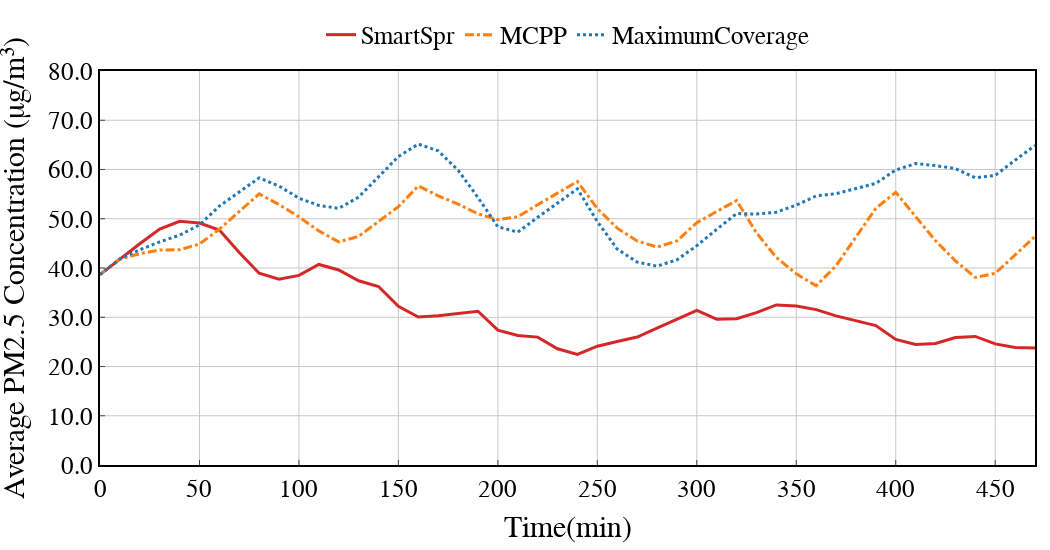

The cell this chart's notebook holds for it:
### Code cell
width = 1050
height = 550
linewidth = 3
markersymbol={'FH':4, 'HEUR':17, 'DDRL':2}
markersize = 1
linetype = {'Low':'dot','Medium':'dashdot','High':'solid'}
# colors_dict = ['#3D9182','#C74223','#245C8F', '#FF8C00']
# colors_dict = ['#2ca02c', '#d62728', '#1f77b4']
colors_dict = ['#d62728', '#ff7f0e', '#1f77b4']
labels = []
Time_deadline = 48
for i in range(Time_deadline):
    labels.append(int(i*10))

xtitle = 'Time(min)'
ytitle = 'Average PM2.5 Concentration (μg/m³)'

fig = go.Figure()

fig.add_trace(go.Scatter(
    x=labels, 
    y=strategy_meanpm[0][2][7][0:Time_deadline], 
    name='SmartSpr', 
    mode='lines', 
    line=dict(color=colors_dict[0],dash=linetype['High'], width=linewidth),))
fig.add_trace(go.Scatter(
    x=labels, 
    y=strategy_meanpm[1][2][7][0:Time_deadline], 
    name='MCPP', 
    mode='lines', 
    line=dict(color=colors_dict[1],dash=linetype['Medium'], width=linewidth),))
fig.add_trace(go.Scatter(
    x=labels, 
    y=strategy_meanpm[2][2][7][0:Time_deadline], 
    name='MaximumCoverage', 
    mode='lines', 
    line=dict(color=colors_dict[2],dash=linetype['Low'], width=linewidth),))

fig = line_update_fig(fig, xtitle, ytitle, width=width, height=height)
fig.update_xaxes(title_text=xtitle, title_font=dict(size=30),tickfont=dict(size=25))
fig.update_yaxes(title_text=ytitle, title_font=dict(size=30),tickfont=dict(size=25))
fig.update_layout(
    yaxis=dict(range=[0, 80]),
    legend=dict(font=dict(size=25), x=0.5, y=1.15)) # name size
fig.show()
filename = './outputs/png/line_timeAveragePollution-teamsize3-linetype.png'
print(filename)
fig.write_image(filename, scale=1)

### Figure 1 — Plotly figure (JSON) as saved in the notebook; plotly's stock layout.template omitted (floating-point values rounded to 4 significant figures)
{"data": [{"line": {"color": "#d62728", "dash": "solid", "width": 3}, "mode": "lines", "name": "SmartSpr", "type": "scatter", "x": [0, 10, 20, 30, 40, 50, 60, 70, 80, 90, 100, 110, 120, 130, 140, 150, 160, 170, 180, 190, 200, 210, 220, 230, 240, 250, 260, 270, 280, 290, 300, 310, 320, 330, 340, 350, 360, 370, 380, 390, 400, 410, 420, 430, 440, 450, 460, 470], "y": [38.67, 41.83, 44.93, 47.92, 49.48, 49.12, 47.72, 43.15, 38.95, 37.74, 38.5, 40.71, 39.59, 37.41, 36.24, 32.22, 30.04, 30.32, 30.7, 31.22, 27.37, 26.31, 25.97, 23.59, 22.44, 24.12, 25.08, 25.98, 27.78, 29.58, 31.38, 29.61, 29.7, 30.94, 32.5, 32.26, 31.55, 30.28, 29.27, 28.32, 25.5, 24.48, 24.68, 25.88, 26.1, 24.59, 23.84, 23.73]}, {"line": {"color": "#ff7f0e", "dash": "dashdot", "width": 3}, "mode": "lines", "name": "MCPP", "type": "scatter", "x": [0, 10, 20, 30, 40, 50, 60, 70, 80, 90, 100, 110, 120, 130, 140, 150, 160, 170, 180, 190, 200, 210, 220, 230, 240, 250, 260, 270, 280, 290, 300, 310, 320, 330, 340, 350, 360, 370, 380, 390, 400, 410, 420, 430, 440, 450, 460, 470], "y": [38.67, 41.83, 42.9, 43.68, 43.69, 44.88, 47.86, 51.51, 55.06, 52.87, 50.38, 47.53, 45.29, 46.43, 49.49, 52.46, 56.67, 54.66, 52.97, 51.01, 49.81, 50.4, 52.85, 55.24, 57.56, 52.07, 48.09, 45.5, 44.25, 45.5, 49.19, 51.47, 53.69, 47.14, 42.14, 38.81, 36.38, 40.47, 46.38, 52.11, 55.37, 50.39, 45.53, 41.45, 38.09, 38.91, 42.72, 46.41]}, {"line": {"color": "#1f77b4", "dash": "dot", "width": 3}, "mode": "lines", "name": "MaximumCoverage", "type": "scatter", "x": [0, 10, 20, 30, 40, 50, 60, 70, 80, 90, 100, 110, 120, 130, 140, 150, 160, 170, 180, 190, 200, 210, 220, 230, 240, 250, 260, 270, 280, 290, 300, 310, 320, 330, 340, 350, 360, 370, 380, 390, 400, 410, 420, 430, 440, 450, 460, 470], "y": [38.67, 41.84, 43.7, 45.3, 46.67, 48.74, 52.57, 55.48, 58.29, 56.64, 54.18, 52.71, 52.11, 54.38, 58.56, 62.62, 65.16, 63.78, 59.85, 54.31, 48.38, 47.27, 50.29, 53.23, 56.06, 49.44, 43.84, 41.21, 40.38, 41.65, 44.53, 47.85, 51.06, 50.95, 51.33, 52.77, 54.65, 55.1, 56.16, 57.18, 59.9, 61.2, 60.79, 60.19, 58.32, 58.81, 61.89, 64.88]}], "layout": {"font": {"color": "rgb(0, 0, 0)", "family": "Arial", "size": 30}, "height": 550, "legend": {"font": {"size": 25}, "orientation": "h", "title": {"text": ""}, "x": 0.5, "xanchor": "center", "y": 1.15, "yanchor": "top"}, "margin": {"b": 15, "l": 15, "r": 15, "t": 15}, "plot_bgcolor": "rgb(255,255,255)", "width": 1050, "xaxis": {"gridcolor": "rgb(200, 200, 200)", "linecolor": "rgb(0, 0, 0)", "linewidth": 2, "mirror": true, "showline": true, "tickfont": {"size": 25}, "ticks": "inside", "title": {"font": {"size": 30}, "text": "Time(min)"}}, "yaxis": {"gridcolor": "rgb(200, 200, 200)", "linecolor": "rgb(0, 0, 0)", "linewidth": 2, "mirror": true, "range": [0, 80], "showline": true, "tickfont": {"size": 25}, "tickformat": ".1f", "ticks": "inside", "title": {"font": {"size": 30}, "text": "Average PM2.5 Concentration (μg/m³)"}}}}
